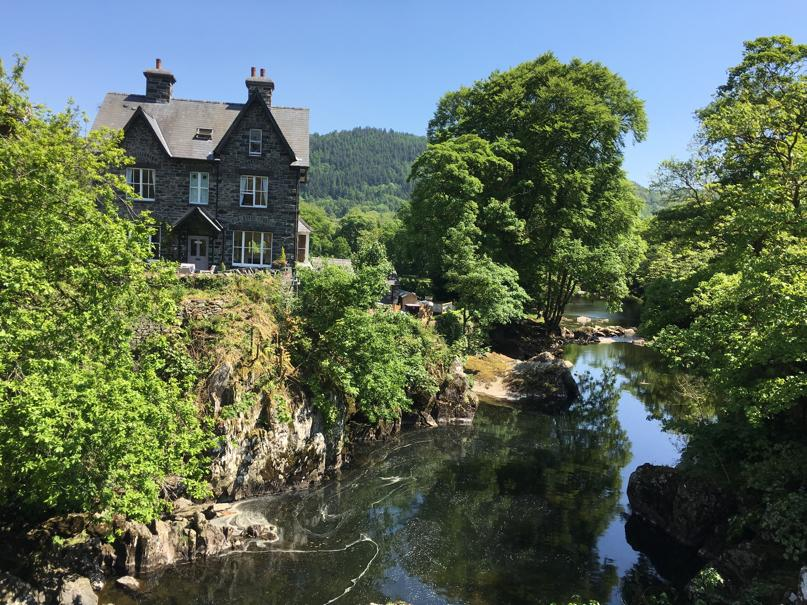
#> input picture p1/Animal-Identification-from-Video/code_Python/betws_y_coed_small.jpg, 807 x 605 px
$ python -i FeatureExtractor.py   (imports and definitions only)
#> lines starting #> are read from the running program, lines starting #| are printed output that depends on the picture
## Preparing Image Data for Assignment 1
import numpy as np
from skimage.color import rgb2hsv
# [9 lines of commented-out code are left out]
def fox_get_colour_features(img, fstr = 'RGB', blocks_r = 1,\
     blocks_c = 1, bins = 20):
    # Returns a set of features extracted from an image.
    # Five different feature types are encoded.
    # Input −−−−−
    # 'img': RGB input image
    # 'fstr': feature string − one of these − RGB,
    #                   HSV, CHR, OHT, H (default = 'RGB')
    # 'blocks_r': number of rows of blocks to split
    #               the image into (default = 1)
    # 'blocks_c': number of columns of blocks to split
    #               the image into (default = 1)
    # 'bins': number of bins for histogram methods
    #
    # Calculates rgb averages and stds of the blocks in the
    # image and concatenates them. For example, for RGB, the
    # row of features is arranged as:
    # [ra1, ga1, ba1, rs1, gs1, bs1, ra2, ga2, ba2, rs2, ...]
    # where "a" stands for average, "s" is for std, and the
    # number is the block number counted row by row.
    #
    # For example, for blocks_r = 2, blocks_c = 3, the blocks are
    # labelled as:
    # [1 2 3]
    # [4 5 6]
    #
    # For the RGB example, the total number of features is
    # 2(rows)x3(cols)x6(features) = 36 features

    # Split the image
#> called with fstr = 'RGB', blocks_r = 1, blocks_c = 1, bins = 20
    imsz = img.shape
#> imsz = (605, 807, 3)

    indrows = np.linspace(1,imsz[0],blocks_r+1).astype(int)
#> indrows = [1, 605]
    indcols = np.linspace(1,imsz[1],blocks_c+1).astype(int)
#> indcols = [1, 807]

    feature_values = None

    if len(imsz) == 2:
        # grey image
        print('RGB image is expected')
        return []

    for i in range(blocks_r):
        for j in range(blocks_c):
            if fstr == 'H':
                h,be = colour_features_histogram(img,bins)
                if feature_values is None:
                    feature_values = h
                else:
                    feature_values = np.append(feature_values,h)

            else:
                imblock = img[indrows[i]:indrows[i+1],\
                              indcols[j]:indcols[j+1],:]
                x = colour_features_means(imblock,fstr)
                if feature_values is None:
                    feature_values = x
                else:
                    feature_values = np.append(feature_values,x)
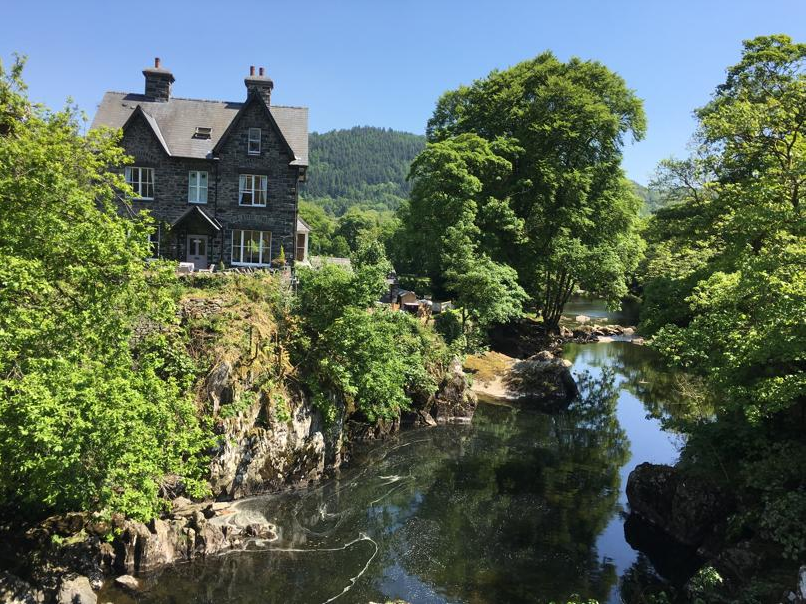
#> imblock: shape (604, 806, 3); mean R, G, B 90.7, 105.2, 88.9
#> after the loop, feature_values = [90.7, 105.2, 88.91, 57.46, 63.66, 79.77]

    return feature_values
#-------------------------------------------------------------------

def colour_features_means(im,colour_space):

    if colour_space == 'RGB':
        r = im[:,:,0]; g = im[:,:,1]; b = im[:,:,2] # split into 3 panels
        cols = np.hstack((np.reshape(r,(-1,1)), np.reshape(g,(-1,1)), \
            np.reshape(b,(-1,1))))
    elif colour_space == 'HSV':
        im = rgb2hsv(im)
        r = im[:,:,0]; g = im[:,:,1]; b = im[:,:,2] # split into 3 panels
        cols = np.hstack((np.reshape(r,(-1,1)), np.reshape(g,(-1,1)), \
            np.reshape(b,(-1,1))))
    elif colour_space == 'CHR': #chrominance
        im = np.array(im).astype(float)
        d = np.sqrt(np.sum(im**2,axis=2)) + 0.001
        # guard against division by zero
        c1 = im[:,:,0]/d; c2 = im[:,:,1]/d
        cols = np.hstack((np.reshape(c1,(-1,1)), np.reshape(c2,(-1,1))))
    elif colour_space == 'OHT': # Ohta 1980 space
        im = np.array(im).astype(float)
        r = im[:,:,0]; g = im[:,:,1]; b = im[:,:,2] # split into 3 panels
        i1 = (r + g + b) / 3
        i2 = r - b
        i3 = (2*g - r - b) / 2
        cols = np.hstack((np.reshape(i1,(-1,1)), np.reshape(i2,(-1,1)), \
            np.reshape(i3,(-1,1))))
    else:
        print('Unknown feature space')
        return []

    x = np.hstack((np.mean(cols,axis = 0), np.std(cols,axis = 0)))
    return x
#-------------------------------------------------------------------

def colour_features_histogram(im,bins):
    im = rgb2hsv(im)
    h = np.reshape(im[:,:,0],(-1,1))
    hist, bin_edges = np.histogram(h,bins = bins, range = [0,1])
    hist = hist/np.sum(hist)
    return hist, bin_edges

>>> import cv2
>>> picture = cv2.cvtColor(cv2.imread('betws_y_coed_small.jpg'), cv2.COLOR_BGR2RGB)
>>> result = fox_get_colour_features(picture)
#> result = [90.7, 105.2, 88.91, 57.46, 63.66, 79.77]
